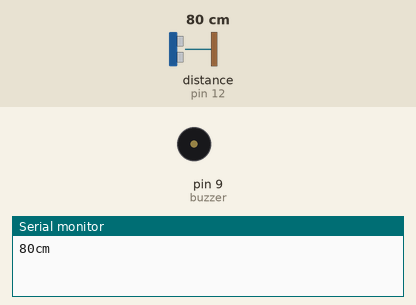
Bench run of a sketch on a simulated Arduino Uno, built with avr-gcc and run on an emulated ATmega328P. Shown: buzzer (waves = sounding, pin HIGH), the last lines printed to the serial monitor. Inputs (shaded band) come from the test bench; at power-on: distance to the obstacle (sensor on pin 12) 80 cm. The echo pulse lasts 58.3 µs per cm.

Above: at 1.1 s.
At 2.1 s:
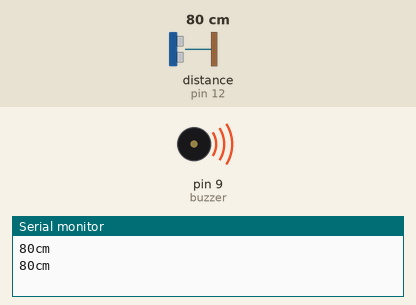
Timing chart, 0 to 3.6 s (numbered marks = the images above):
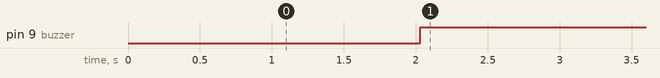

Measured:
- by itself, pin 9 (buzzer): LOW → HIGH at 2.0 s

The sketch:

Security_Alarm.ino
```cpp
#include "SR04.h"

#define TRIG_PIN 12
#define ECHO_PIN 11
int buzzer = 9;

SR04 sr04 = SR04(ECHO_PIN,TRIG_PIN);
long security_distance;

void setup() {
   Serial.begin(9600);
   delay(1000);
   pinMode(buzzer,OUTPUT);
}

void loop() {

   security_distance=sr04.Distance();
   Serial.print(security_distance);
   Serial.println("cm");

   delay(1000);

   if (security_distance>3){
     digitalWrite(buzzer,HIGH);
     delay(1);//wait for 1ms
   }
}
```
